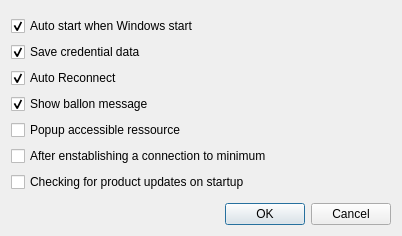
<?xml version="1.0" encoding="UTF-8"?>
<ui version="4.0">
 <class>OptionDialog</class>
 <widget class="QDialog" name="OptionDialog">
  <property name="geometry">
   <rect>
    <x>0</x>
    <y>0</y>
    <width>402</width>
    <height>256</height>
   </rect>
  </property>
  <property name="windowTitle">
   <string>Option dialog</string>
  </property>
  <layout class="QVBoxLayout" name="verticalLayout">
   <property name="sizeConstraint">
    <enum>QLayout::SetFixedSize</enum>
   </property>
   <item>
    <spacer name="verticalSpacer_2">
     <property name="orientation">
      <enum>Qt::Vertical</enum>
     </property>
     <property name="sizeType">
      <enum>QSizePolicy::Fixed</enum>
     </property>
     <property name="sizeHint" stdset="0">
      <size>
       <width>20</width>
       <height>5</height>
      </size>
     </property>
    </spacer>
   </item>
   <item>
    <widget class="QCheckBox" name="chkAutoStart">
     <property name="minimumSize">
      <size>
       <width>380</width>
       <height>0</height>
      </size>
     </property>
     <property name="text">
      <string>Auto start when Windows start</string>
     </property>
     <property name="checked">
      <bool>true</bool>
     </property>
    </widget>
   </item>
   <item>
    <widget class="QCheckBox" name="chkSaveCred">
     <property name="text">
      <string>Save credential data</string>
     </property>
     <property name="checked">
      <bool>true</bool>
     </property>
    </widget>
   </item>
   <item>
    <widget class="QCheckBox" name="chkAutoReConn">
     <property name="text">
      <string>Auto Reconnect</string>
     </property>
     <property name="checked">
      <bool>true</bool>
     </property>
    </widget>
   </item>
   <item>
    <widget class="QCheckBox" name="chkShowBalloon">
     <property name="text">
      <string>Show ballon message</string>
     </property>
     <property name="checked">
      <bool>true</bool>
     </property>
    </widget>
   </item>
   <item>
    <widget class="QCheckBox" name="chkPopAccRes">
     <property name="text">
      <string>Popup accessible ressource</string>
     </property>
     <property name="checked">
      <bool>false</bool>
     </property>
    </widget>
   </item>
   <item>
    <widget class="QCheckBox" name="chkAutoMinimum">
     <property name="text">
      <string>After enstablishing a connection to minimum</string>
     </property>
     <property name="checked">
      <bool>false</bool>
     </property>
    </widget>
   </item>
   <item>
    <widget class="QCheckBox" name="chkCheckUpdate">
     <property name="text">
      <string>Checking for product updates on startup</string>
     </property>
     <property name="checked">
      <bool>false</bool>
     </property>
    </widget>
   </item>
   <item>
    <spacer name="verticalSpacer_3">
     <property name="orientation">
      <enum>Qt::Vertical</enum>
     </property>
     <property name="sizeType">
      <enum>QSizePolicy::Fixed</enum>
     </property>
     <property name="sizeHint" stdset="0">
      <size>
       <width>20</width>
       <height>5</height>
      </size>
     </property>
    </spacer>
   </item>
   <item>
    <widget class="QDialogButtonBox" name="buttonBox">
     <property name="orientation">
      <enum>Qt::Horizontal</enum>
     </property>
     <property name="standardButtons">
      <set>QDialogButtonBox::Cancel|QDialogButtonBox::Ok</set>
     </property>
    </widget>
   </item>
  </layout>
 </widget>
 <tabstops>
  <tabstop>chkAutoStart</tabstop>
  <tabstop>buttonBox</tabstop>
 </tabstops>
 <resources/>
 <connections>
  <connection>
   <sender>buttonBox</sender>
   <signal>accepted()</signal>
   <receiver>OptionDialog</receiver>
   <slot>accept()</slot>
   <hints>
    <hint type="sourcelabel">
     <x>248</x>
     <y>254</y>
    </hint>
    <hint type="destinationlabel">
     <x>157</x>
     <y>274</y>
    </hint>
   </hints>
  </connection>
  <connection>
   <sender>buttonBox</sender>
   <signal>rejected()</signal>
   <receiver>OptionDialog</receiver>
   <slot>reject()</slot>
   <hints>
    <hint type="sourcelabel">
     <x>316</x>
     <y>260</y>
    </hint>
    <hint type="destinationlabel">
     <x>286</x>
     <y>274</y>
    </hint>
   </hints>
  </connection>
 </connections>
</ui>
